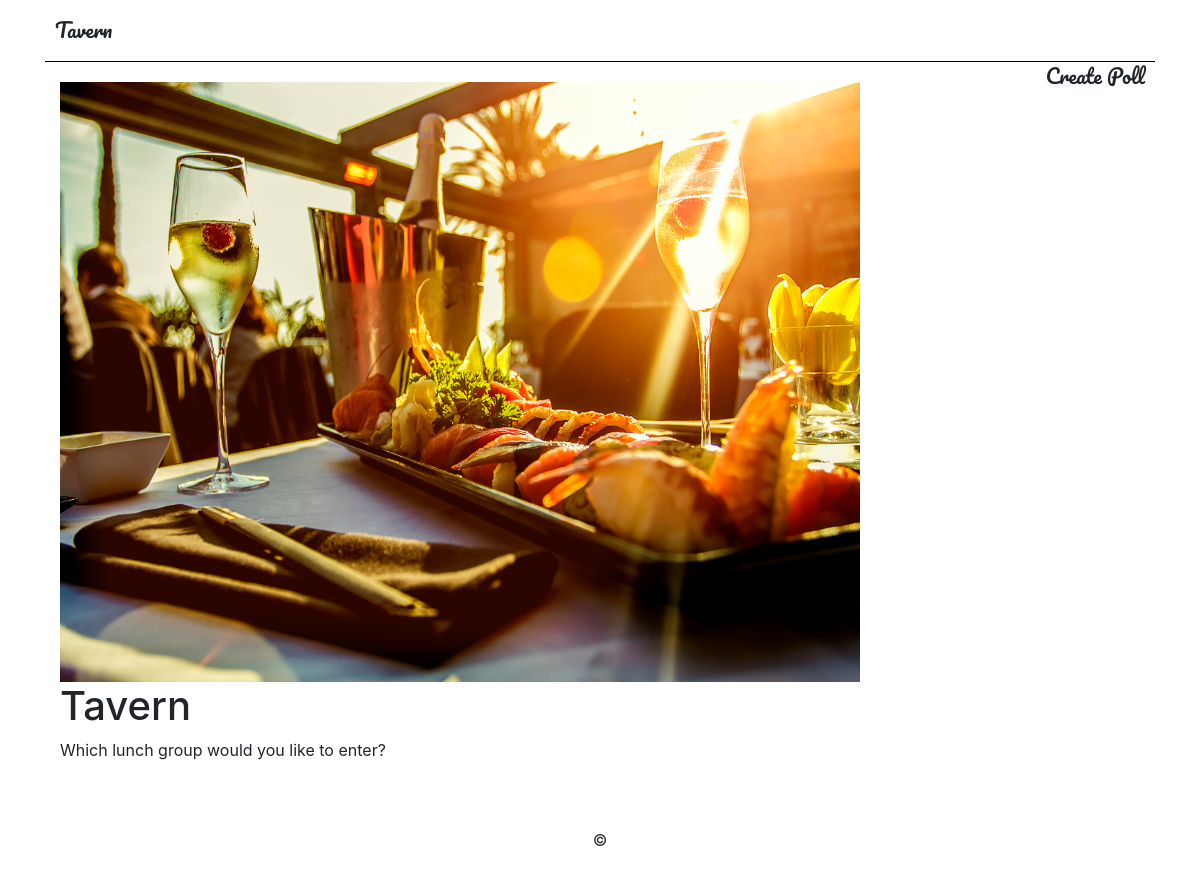
/, run on an earlier commit of the app's database.
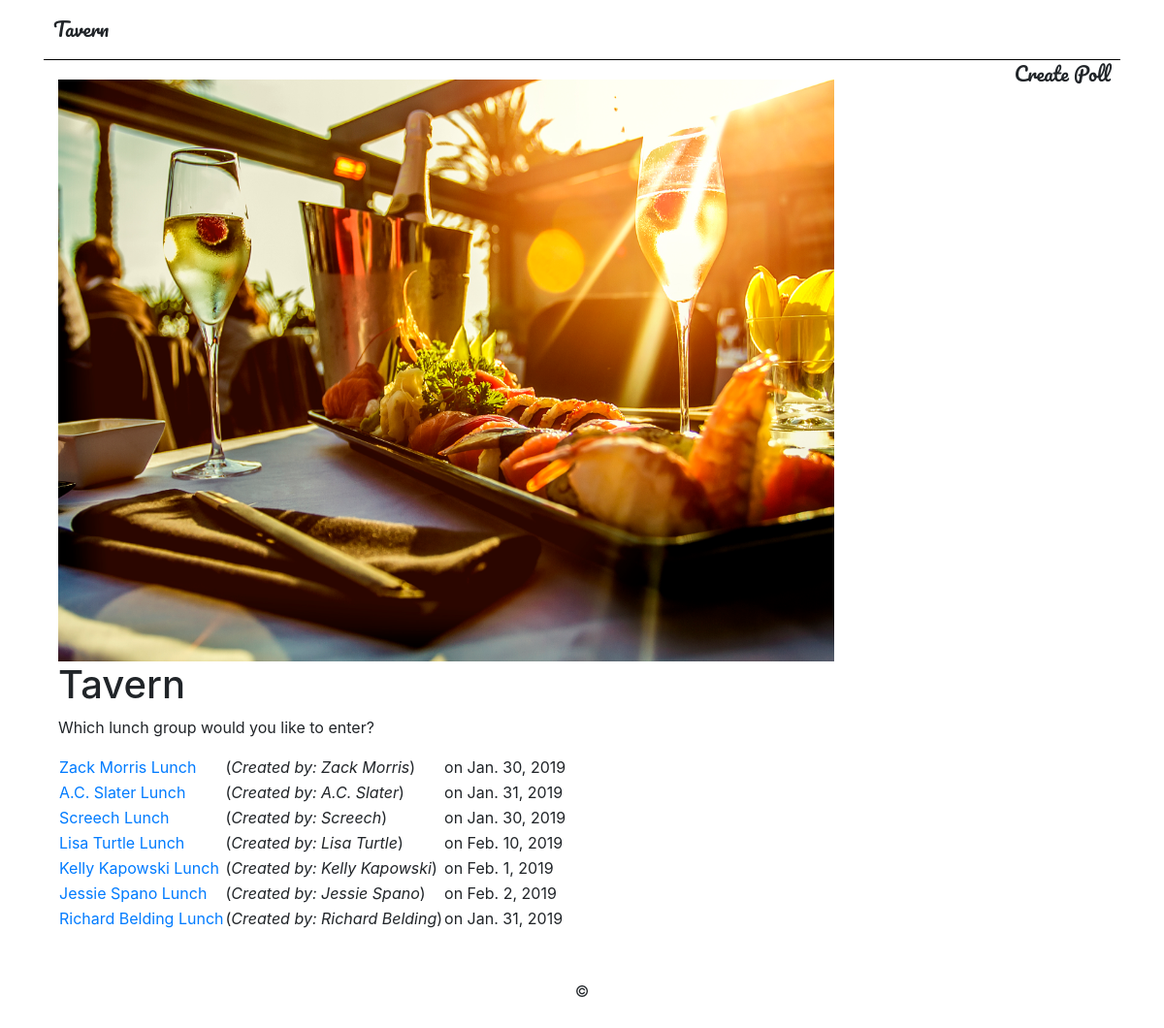
And on a later commit of the database.
### tavern/models.py (models this page shows, shortened)
class Lunch(models.Model):
    nickname = models.CharField(max_length=100, default='')
    user = models.CharField(max_length=100, default='')
    date = models.DateField(max_length=100, default=datetime.date.today)

### tavern/views.py (the view)
# urls.py: path('', views.HomeView.as_view(), name='home'),
class HomeView(TemplateView):
    template_name = 'home.html'
    def get_context_data(self, **kwargs):
        lunches = Lunch.objects.all()
        context = {
            'lunches': lunches
        }
        return context

### tavern/templates/home.html
{% extends 'base.html' %}
{% block content %}
    <p>Which lunch group would you like to enter?</p>
    <table>
        {% for lunch in lunches %}
            <tr>
                <td>
                    <a href="http://127.0.0.1:8000/{{ lunch.id }}">{{ lunch.nickname }}
                    </a>
                </td>
                <td>(<em>Created by: {{ lunch.user }}</em>)</td>
                    <td>on {{ lunch.date }}</td>
            </tr>
        {% endfor %}
    </table>
{% endblock %}

### tavern/templates/base.html (shortened to what this page needs)
<!doctype html>
<html lang="en">
    <head>
        <link rel="stylesheet" href="https://stackpath.bootstrapcdn.com/bootstrap/4.2.1/css/bootstrap.min.css"
>
        <link rel="stylesheet" href="../static/css/styles.css" class="stylesheet">
    </head>
    <body>
    <div class="container">
    <header>
        <p class="logo">Tavern</p>
        <p class="create_poll">Create Poll</p>
    </header>
        <div class="container">
            <img src="../static/photos/iStock-502840530.jpg" alt="#" height="600px" width="800px">
            <h1>Tavern</h1>
            {% block content %}
            {% endblock %}
        </div>
    <footer>
        &copy;
    </footer>
</div>
    </body>
</html>

### tavern/static/css/styles.css (style rules this page uses)
body header { font-family: Pacifico, cursive; border-bottom: 1px solid black; font-size: 20px; padding: 15px 10px 0 10px; }
body header .logo { width: 50%; }
body header .create_poll { float: right; }
body img { margin-top: 20px; }
body footer { text-align: center; margin: 50px; }

What changed in the data, as far as the page shows it:
added Lunch: nickname "Zack Morris Lunch", user "Zack Morris", date "Jan. 30, 2019"
added Lunch: nickname "A.C. Slater Lunch", user "A.C. Slater", date "Jan. 31, 2019"
added Lunch: nickname "Screech Lunch", user "Screech", date "Jan. 30, 2019"
added Lunch: nickname "Lisa Turtle Lunch", user "Lisa Turtle", date "Feb. 10, 2019"
added Lunch: nickname "Kelly Kapowski Lunch", user "Kelly Kapowski", date "Feb. 1, 2019"
added Lunch: nickname "Jessie Spano Lunch", user "Jessie Spano", date "Feb. 2, 2019"
added Lunch: nickname "Richard Belding Lunch", user "Richard Belding", date "Jan. 31, 2019"
